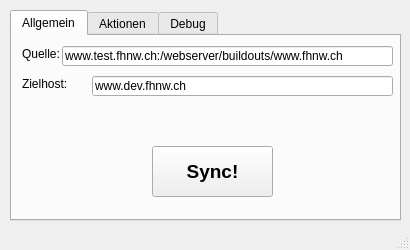
<?xml version="1.0" encoding="UTF-8"?>
<ui version="4.0">
 <class>MainWindow</class>
 <widget class="QMainWindow" name="MainWindow">
  <property name="geometry">
   <rect>
    <x>0</x>
    <y>0</y>
    <width>410</width>
    <height>250</height>
   </rect>
  </property>
  <property name="minimumSize">
   <size>
    <width>410</width>
    <height>250</height>
   </size>
  </property>
  <property name="maximumSize">
   <size>
    <width>410</width>
    <height>250</height>
   </size>
  </property>
  <property name="windowTitle">
   <string>Zync - ZODB Syncer</string>
  </property>
  <widget class="QWidget" name="centralWidget">
   <widget class="QTabWidget" name="tabWidget">
    <property name="geometry">
     <rect>
      <x>10</x>
      <y>10</y>
      <width>391</width>
      <height>211</height>
     </rect>
    </property>
    <property name="currentIndex">
     <number>0</number>
    </property>
    <widget class="QWidget" name="tab">
     <attribute name="title">
      <string>Allgemein</string>
     </attribute>
     <widget class="QPushButton" name="button_sync">
      <property name="geometry">
       <rect>
        <x>140</x>
        <y>110</y>
        <width>121</width>
        <height>51</height>
       </rect>
      </property>
      <property name="font">
       <font>
        <pointsize>14</pointsize>
        <weight>75</weight>
        <bold>true</bold>
       </font>
      </property>
      <property name="cursor">
       <cursorShape>PointingHandCursor</cursorShape>
      </property>
      <property name="text">
       <string>Sync!</string>
      </property>
     </widget>
     <widget class="QLineEdit" name="target">
      <property name="geometry">
       <rect>
        <x>80</x>
        <y>40</y>
        <width>301</width>
        <height>20</height>
       </rect>
      </property>
      <property name="text">
       <string>www.dev.fhnw.ch</string>
      </property>
     </widget>
     <widget class="QLabel" name="label_2">
      <property name="geometry">
       <rect>
        <x>10</x>
        <y>40</y>
        <width>51</width>
        <height>16</height>
       </rect>
      </property>
      <property name="text">
       <string>Zielhost:</string>
      </property>
     </widget>
     <widget class="QLineEdit" name="source">
      <property name="geometry">
       <rect>
        <x>50</x>
        <y>10</y>
        <width>331</width>
        <height>20</height>
       </rect>
      </property>
      <property name="text">
       <string>www.test.fhnw.ch:/webserver/buildouts/www.fhnw.ch</string>
      </property>
     </widget>
     <widget class="QLabel" name="label">
      <property name="geometry">
       <rect>
        <x>10</x>
        <y>10</y>
        <width>41</width>
        <height>16</height>
       </rect>
      </property>
      <property name="text">
       <string>Quelle:</string>
      </property>
     </widget>
    </widget>
    <widget class="QWidget" name="tab_2">
     <attribute name="title">
      <string>Aktionen</string>
     </attribute>
     <widget class="QCheckBox" name="checkBox_2">
      <property name="geometry">
       <rect>
        <x>20</x>
        <y>50</y>
        <width>101</width>
        <height>17</height>
       </rect>
      </property>
      <property name="text">
       <string>Backup</string>
      </property>
     </widget>
     <widget class="QCheckBox" name="checkBox">
      <property name="geometry">
       <rect>
        <x>20</x>
        <y>30</y>
        <width>111</width>
        <height>17</height>
       </rect>
      </property>
      <property name="text">
       <string>Send Mail</string>
      </property>
     </widget>
    </widget>
    <widget class="QWidget" name="tab_3">
     <attribute name="title">
      <string>Debug</string>
     </attribute>
     <widget class="QTextBrowser" name="textBrowser">
      <property name="geometry">
       <rect>
        <x>5</x>
        <y>10</y>
        <width>331</width>
        <height>161</height>
       </rect>
      </property>
     </widget>
    </widget>
   </widget>
  </widget>
  <widget class="QStatusBar" name="statusBar"/>
 </widget>
 <layoutdefault spacing="6" margin="11"/>
 <resources/>
 <connections/>
</ui>
